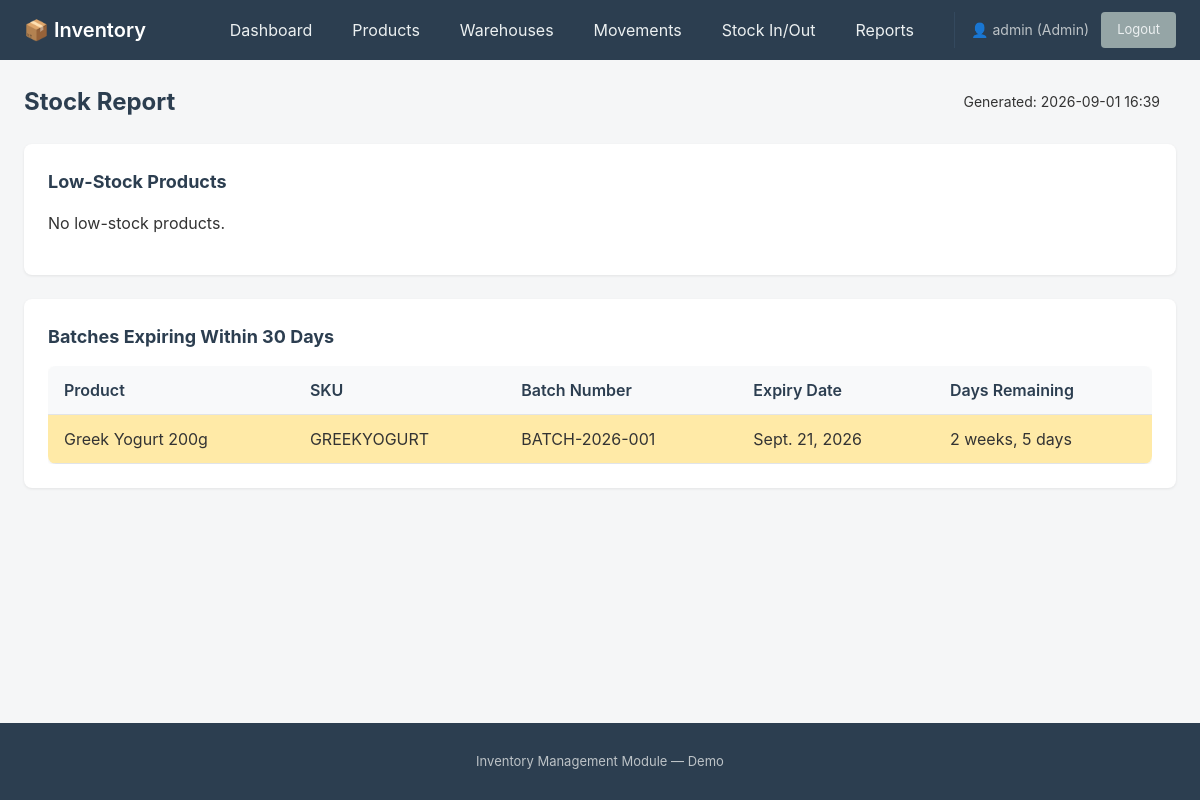
The app's page /reports/ (signed in) with its own data.
### inventory/models.py (models this page shows, shortened)
class ProductBatch(models.Model):
    product = models.ForeignKey(Product, on_delete=models.CASCADE, related_name='batches')
    batch_number = models.CharField(max_length=50)
    manufacture_date = models.DateField()
    expiry_date = models.DateField(null=True, blank=True)
    class Meta:
        unique_together = ['product', 'batch_number']

class Product(models.Model):
    TRACKING_NONE = 'NONE'
    TRACKING_BATCH = 'BATCH'
    TRACKING_SERIAL = 'SERIAL'
    TRACKING_CHOICES = [
        (TRACKING_NONE, 'None'),
        (TRACKING_BATCH, 'Batch'),
        (TRACKING_SERIAL, 'Serial'),
    ]
    STATUS_ACTIVE = 'ACTIVE'
    STATUS_INACTIVE = 'INACTIVE'
    STATUS_CHOICES = [
        (STATUS_ACTIVE, 'Active'),
        (STATUS_INACTIVE, 'Inactive'),
    ]
    sku = models.CharField(max_length=50, unique=True)
    barcode = models.CharField(max_length=50, unique=True, null=True, blank=True)
    name = models.CharField(max_length=200)
    description = models.TextField(blank=True)
    category = models.ForeignKey(Category, on_delete=models.PROTECT, related_name='products')
    unit = models.ForeignKey(Unit, on_delete=models.PROTECT, related_name='products')
    cost_price = models.DecimalField(max_digits=10, decimal_places=2)
    selling_price = models.DecimalField(max_digits=10, decimal_places=2)
    reorder_level = models.IntegerField(default=10)
    tracking_mode = models.CharField(max_length=10, choices=TRACKING_CHOICES, default=TRACKING_NONE)
    status = models.CharField(max_length=10, choices=STATUS_CHOICES, default=STATUS_ACTIVE)

### inventory/views.py (the view)
    def wrapper(request, *args, **kwargs):
        if not (request.user.is_superuser or request.user.groups.filter(name='Manager').exists()):
            messages.error(request, 'Manager or Admin access required.')
            return redirect('dashboard')
        return view_func(request, *args, **kwargs)

### inventory/models.py (called while the page is built)
    @property
    def available_qty(self):
        if self.product.tracking_mode == Product.TRACKING_SERIAL:
            return self.product.serials.filter(
                warehouse=self.warehouse,
                status=ProductSerial.STATUS_IN_STOCK
            ).count()
        return self.quantity - self.reserved_qty

### inventory/views.py (called while the page is built)
def admin_or_manager_required(view_func):
    def wrapper(request, *args, **kwargs):
        if not (request.user.is_superuser or request.user.groups.filter(name='Manager').exists()):
            messages.error(request, 'Manager or Admin access required.')
            return redirect('dashboard')
        return view_func(request, *args, **kwargs)
    return wrapper

### inventory/templates/inventory/stock_report.html (shortened to what this page needs)
{% extends 'base.html' %}
{% block content %}
<div class="page-header">
    <h1>Stock Report</h1>
    <span class="text-muted" style="font-size: 0.875rem; margin-right: 1rem;">
        Generated: {{ generated_at|date:"Y-m-d H:i" }}
    </span>
</div>
<div class="card">
    <h2>Low-Stock Products</h2>
    {% if low_stock %}
        <div class="table-responsive">
            <table>
                <thead>
                    <tr>
                        <th>Product</th>
                        <th>SKU</th>
                        <th>Total Available</th>
                        <th>Reorder Level</th>
                        <th>Status</th>
                    </tr>
                </thead>
                <tbody>
                    {% for item in low_stock %}
                        <tr class="low-stock">
                            <td>{{ item.product.name }}</td>
                            <td>{{ item.product.sku }}</td>
                            <td>{{ item.total_available }}</td>
                            <td>{{ item.reorder_level }}</td>
                            <td>
                                {% if item.total_available == 0 %}
                                    <span class="badge badge-danger">Out of Stock</span>
                                {% else %}
                                    <span class="badge badge-warning">Low Stock</span>
                                {% endif %}
                            </td>
                        </tr>
                    {% endfor %}
                </tbody>
            </table>
        </div>
    {% else %}
        <p class="text-muted">No low-stock products.</p>
    {% endif %}
</div>
<div class="card">
    <h2>Batches Expiring Within 30 Days</h2>
    {% if expiring_batches %}
        <div class="table-responsive">
            <table>
                <thead>
                    <tr>
                        <th>Product</th>
                        <th>SKU</th>
                        <th>Batch Number</th>
                        <th>Expiry Date</th>
                        <th>Days Remaining</th>
                    </tr>
                </thead>
                <tbody>
                    {% for batch in expiring_batches %}
                        <tr class="expiring-soon">
                            <td>{{ batch.product.name }}</td>
                            <td>{{ batch.product.sku }}</td>
                            <td>{{ batch.batch_number }}</td>
                            <td>{{ batch.expiry_date }}</td>
                            <td>{{ batch.expiry_date|timeuntil }}</td>
                        </tr>
                    {% endfor %}
                </tbody>
            </table>
        </div>
    {% else %}
        <p class="text-muted">No batches expiring soon.</p>
    {% endif %}
</div>
{% endblock %}

### inventory/templates/base.html (shortened to what this page needs)
{% load static %}
<!DOCTYPE html>
<html lang="en">
<head>
    <link rel="stylesheet" href="{% static 'inventory/style.css' %}">
</head>
<body>
    <nav class="navbar">
        <div class="navbar-brand">
            <a href="{% url 'dashboard' %}">📦 Inventory</a>
        </div>
        <ul class="navbar-nav">
            {% if user.is_superuser or user.groups.all|length > 0 %}
                <li><a href="{% url 'dashboard' %}">Dashboard</a></li>
                {% if not user.groups.filter.name == 'Clerk' %}
                <li><a href="{% url 'product_list' %}">Products</a></li>
                {% endif %}
                <li><a href="{% url 'warehouse_list' %}">Warehouses</a></li>
                <li><a href="{% url 'stock_movement_list' %}">Movements</a></li>
                <li><a href="{% url 'stock_movement_create' %}">Stock In/Out</a></li>
                {% if user.is_superuser or user.groups.filter.name == 'Manager' %}
                <li><a href="{% url 'stock_report' %}">Reports</a></li>
                {% endif %}
            {% endif %}
            {% if user.is_authenticated %}
                <li class="user-info">
                    <span>👤 {{ user.username }}
                        {% if user.is_superuser %}(Admin)
                        {% elif user.groups.filter.name == 'Manager' %}(Manager)
                        {% elif user.groups.filter.name == 'Clerk' %}(Clerk)
                        {% endif %}
                    </span>
                    <a href="{% url 'logout' %}" class="btn btn-secondary btn-sm">Logout</a>
                </li>
            {% else %}
                <li><a href="{% url 'login' %}" class="btn btn-secondary">Login</a></li>
            {% endif %}
        </ul>
    </nav>
    <main class="container">
        {% block content %}{% endblock %}
    </main>
    <footer class="footer">
        <p>Inventory Management Module — Demo</p>
    </footer>
</body>
</html>

### inventory/static/inventory/style.css (style rules this page uses)
* { box-sizing: border-box; }
body { margin: 0; font-family: -apple-system, BlinkMacSystemFont, 'Segoe UI', Roboto, Oxygen, Ubuntu, sans-serif; line-height: 1.5; color: #333; background: #f5f6f7; min-height: 100vh; display: flex; flex-direction: column; }
.navbar { background: #2c3e50; color: #fff; padding: 0.75rem 1.5rem; display: flex; justify-content: space-between; align-items: center; flex-wrap: wrap; gap: 1rem; }
.navbar-brand a { color: #fff; text-decoration: none; font-size: 1.25rem; font-weight: 600; }
.navbar-nav { list-style: none; margin: 0; padding: 0; display: flex; flex-wrap: wrap; gap: 0.5rem; align-items: center; }
.navbar-nav a { color: #ecf0f1; text-decoration: none; padding: 0.5rem 1rem; border-radius: 4px; transition: background 0.2s; }
.user-info { display: flex; align-items: center; gap: 0.75rem; margin-left: 1rem; padding-left: 1rem; border-left: 1px solid #34495e; }
.user-info span { font-size: 0.875rem; color: #bdc3c7; }
.btn { display: inline-block; padding: 0.5rem 1rem; border: none; border-radius: 4px; cursor: pointer; font-size: 0.875rem; text-decoration: none; text-align: center; transition: background 0.2s, opacity 0.2s; }
.btn-secondary { background: #95a5a6; color: #fff; }
.btn-sm { padding: 0.375rem 0.75rem; font-size: 0.8125rem; }
.container { flex: 1; padding: 1.5rem; max-width: 1200px; margin: 0 auto; width: 100%; }
.table-responsive { overflow-x: auto; }
table { width: 100%; border-collapse: collapse; background: #fff; box-shadow: 0 1px 3px rgba(0,0,0,0.08); border-radius: 8px; overflow: hidden; }
th, td { padding: 0.75rem 1rem; text-align: left; border-bottom: 1px solid #e1e4e8; }
th { background: #f8f9fa; font-weight: 600; color: #2c3e50; white-space: nowrap; }
tr.expiring-soon { background: #ffeaa7 !important; }
.page-header { display: flex; justify-content: space-between; align-items: center; margin-bottom: 1.5rem; flex-wrap: wrap; gap: 1rem; }
.page-header h1 { margin: 0; font-size: 1.5rem; color: #2c3e50; }
.card { background: #fff; border-radius: 8px; box-shadow: 0 1px 3px rgba(0,0,0,0.08); padding: 1.5rem; margin-bottom: 1.5rem; }
.card h2 { margin: 0 0 1rem; font-size: 1.125rem; color: #2c3e50; }
.footer { background: #2c3e50; color: #bdc3c7; text-align: center; padding: 1rem; margin-top: auto; font-size: 0.8125rem; }

### records on screen
ProductBatch: product.name "Greek Yogurt 200g", product.sku "GREEKYOGURT", batch_number "BATCH-2026-001", expiry_date "Sept. 21, 2026", expiry_date "2 weeks, 5 days"

### other values on screen
{{ user.username }} "admin"
